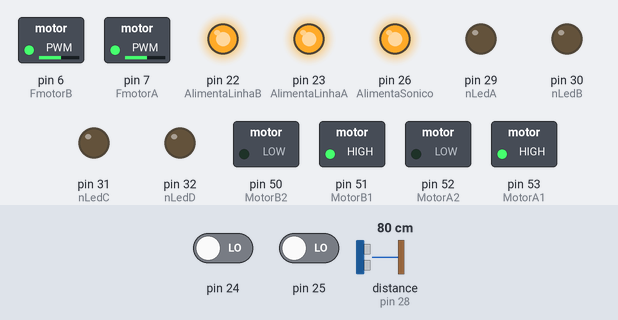
Recording of a sketch running on a simulated Arduino Mega 2560, built with avr-gcc and run on an emulated ATmega2560. Shown: switched loads named in the sketch (green lamp = pin HIGH), output pins drawn as LEDs (lit = HIGH). Dashed ring = blinking. The inputs (shaded band) are chosen by the test bench; at power-on: distance to the obstacle (sensor on pin 28) 80 cm, pin 24 LOW, pin 25 LOW. The echo pulse lasts 58.3 µs per cm.

Above: at 1.5 s.
1.6 s: distance to the obstacle (sensor on pin 28) set to 20 cm
3.1 s: distance to the obstacle (sensor on pin 28) set to 17 cm
At 3.7 s:
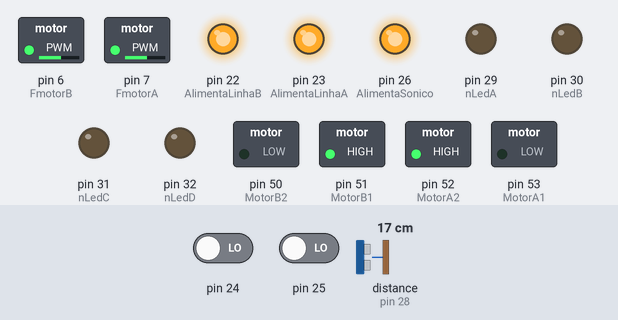
6.1 s: distance to the obstacle (sensor on pin 28) set to 35 cm
At 7.7 s:
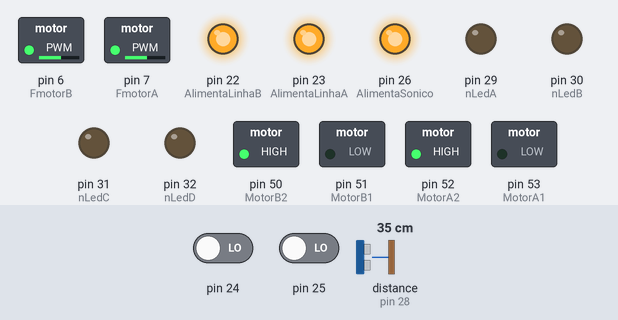
9.1 s: distance to the obstacle (sensor on pin 28) set to 2 cm
At 10.9 s:
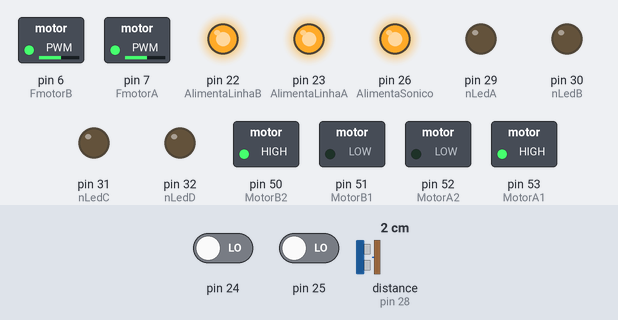
Timing chart, 0 to 13.1 s (numbered marks = the images above; inputs shaded):
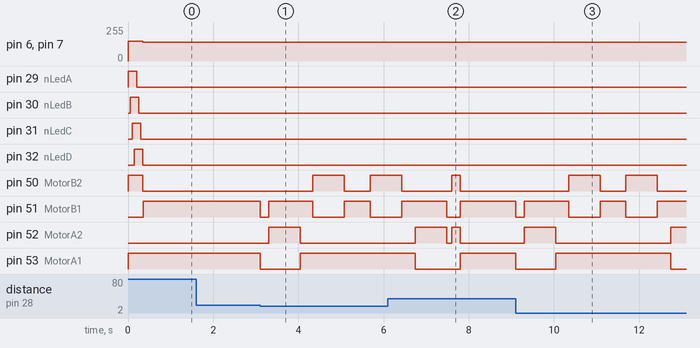

Measured:
- the behaviour switches between 19 and 18 cm on distance to the obstacle (sensor on pin 28) (found by bisection; images 0 and 1)
- after the input at 1.6 s, every drawn part: stays the same
- after the input at 3.1 s, pin 50 (MotorB2): LOW → HIGH after 1.2 s, → LOW 0.74 s later, → HIGH 0.60 s later; pin 51 (MotorB1): goes LOW 0.20 s, HIGH 1.0 s, LOW 0.74 s, HIGH 0.60 s, then LOW, starting at once; pin 52 (MotorA2): LOW → HIGH after 0.20 s, → LOW 0.74 s later; pin 53 (MotorA1): HIGH → LOW at once, → HIGH 0.94 s later
- after the input at 6.1 s, pin 52 (MotorA2): goes on until 7.8 s, then stays LOW
- after the input at 9.1 s, pin 50 (MotorB2): alternates HIGH for 0.74 s and LOW for 0.60 s, starting after 1.2 s; pin 51 (MotorB1): goes LOW 0.20 s, HIGH 1.0 s, LOW 0.74 s, HIGH 0.60 s, LOW 0.74 s, then HIGH, starting at once

The sketch:

Seguidor_De_Linha.ino
```cpp
#define Inverso 180
#define TempFrente 50
void SeguidorDeLinha(){

  if(Linha(0) & Linha(1)){
      ControlMotor(1);
  }

  if(!Linha(0) & !Linha(1)){
      ControlMotor(1);
  }


 #define delayLinha 5
 if(!Linha(0) & Linha(1)){
    while(Linha(1)){
      ControlMotor(5);
    }
    ControlMotor(4);
    delay(Inverso);
    ControlMotor(1);
    delay(TempFrente);

 }

 if(Linha(0) & !Linha(1)){

    while(Linha(0)){
      ControlMotor(4);
    }
    ControlMotor(5);
    delay(Inverso);
    ControlMotor(1);
    delay(TempFrente);

 }

  if(Linha(0) & Linha(1)){
      ControlMotor(1);
  }

  if(!Linha(0) & !Linha(1)){
     ControlMotor(1);
  }


}
```

Motores.ino
```cpp
#define MotorA1 53
#define MotorA2 52

#define MotorB1 51
#define MotorB2 50

#define FmotorA 7
#define FmotorB 6

#define VelPadrao 150
//Responsalvel por iniciar pre definiçoes dos motores
void IniciarMotores(){
  pinMode(MotorA1, OUTPUT);
  pinMode(MotorA2, OUTPUT);
  pinMode(MotorB1, OUTPUT);
  pinMode(MotorB2, OUTPUT);
  analogWrite(FmotorA, VelPadrao);
  analogWrite(FmotorB, VelPadrao);
  ControlMotor(4);
}


void ControlMotor(int Dir){
  switch(Dir){
    case 0:
      digitalWrite(MotorA1, LOW);
      digitalWrite(MotorA2, LOW);
      digitalWrite(MotorB1, LOW);
      digitalWrite(MotorB2, LOW);
      break;
    case 1:
      digitalWrite(MotorA1, HIGH);
      digitalWrite(MotorA2, LOW);
      digitalWrite(MotorB1, HIGH);
      digitalWrite(MotorB2, LOW);
      break;
    case 2:
      digitalWrite(MotorA1, HIGH);
      digitalWrite(MotorA2, LOW);
      digitalWrite(MotorB1, LOW);
      digitalWrite(MotorB2, LOW);
      break;
    case 3:
      digitalWrite(MotorA1, LOW);
      digitalWrite(MotorA2, HIGH);
      digitalWrite(MotorB1, HIGH);
      digitalWrite(MotorB2, LOW);
      break;
    case -1:
      digitalWrite(MotorA1, LOW);
      digitalWrite(MotorA2, HIGH);
      digitalWrite(MotorB1, LOW);
      digitalWrite(MotorB2, HIGH);
      break;
    case 4:
      digitalWrite(MotorA1, HIGH);
      digitalWrite(MotorA2, LOW);
      digitalWrite(MotorB1, LOW);
      digitalWrite(MotorB2, HIGH);
      break;
    case 5:
      digitalWrite(MotorA1, LOW);
      digitalWrite(MotorA2, HIGH);
      digitalWrite(MotorB1, HIGH);
      digitalWrite(MotorB2, LOW);
      break;

  }

}


void Fmotor(int f){
  analogWrite(FmotorA, f);
  analogWrite(FmotorB, f);


}
```

Obstaculo.ino
```cpp
#define ObsMaxDistancia 18
void Obstaculo(){
  if(Sonico() <= ObsMaxDistancia){
    ControlMotor(0);
    delay(200);
    ControlMotor(5);
    delay(740);
    ControlMotor(1);
    delay(300);
    ControlMotor(4);
    delay(740);
    ControlMotor(1);
    delay(600);
    ControlMotor(4);
    delay(740);
    ControlMotor(1);
    delay(320);
    ControlMotor(5);
    delay(740);
    ControlMotor(0);
    delay(120);
    ControlMotor(-1);
    delay(200);
    ControlMotor(0);
  }
}
```

Scarlet.ino
```cpp
//Responsavel pelo sensor ultrasonico
#include <Ultrasonic.h>
#define Trigger 27
#define Echo 28
#define AlimentaSonico 26
Ultrasonic ultrasonic(Trigger, Echo);
//-----------------------------------
int vermelho = 7.54;
#define AlimentaLinhaA  23
#define AlimentaLinhaB  22
#define LinhaA 25
#define LinhaB 26

void setup() {

  Alimentacoes();
  IniciarMotores();
  Linha(1);
  Linha(0);;
  IniciarLeds();
  ControlMotor(0);
  Fmotor(140);


}

void loop() {
 Obstaculo();
 SeguidorDeLinha();


}


//Responsalvel por alimentações externas pelas portas digitais
void Alimentacoes(){
  pinMode(AlimentaLinhaA,OUTPUT);
  pinMode(AlimentaLinhaB,OUTPUT);


  digitalWrite(AlimentaLinhaA, LOW);
  digitalWrite(AlimentaLinhaB, LOW);


  pinMode(AlimentaSonico,OUTPUT);
  digitalWrite(AlimentaSonico,HIGH);

}
```

Sensores.ino
```cpp
//Void responsavel por controlar os sensores de refletancia e retorna um valor de 0 ou 1
int Linha(int Sens){
  switch(Sens){
    case 1:
      digitalWrite(AlimentaLinhaA, HIGH);
      return digitalRead(25);

      break;
    case 0:
      digitalWrite(AlimentaLinhaB, HIGH);
      return digitalRead(24);

      break;

  }

}


//---------- Sensor UltraSonico -------------
float Sonico(){

   return ultrasonic.convert(ultrasonic.timing(),Ultrasonic::CM);

}

//---------- Sensor UltraSonico -------------

//--- ---- ---- ---- ---- ---- ---- ---- ----


//------------- Iniciar Leds ----------------
#define nLedA 29
#define nLedB 30
#define nLedC 31
#define nLedD 32
#define ledDelay 50
void IniciarLeds(){
  pinMode(nLedA, OUTPUT);
  pinMode(nLedB, OUTPUT);
  pinMode(nLedC, OUTPUT);
  pinMode(nLedD, OUTPUT);
//----------------------//
  digitalWrite(nLedA, HIGH);
  delay(ledDelay);
  digitalWrite(nLedB, HIGH);
  delay(ledDelay);
  digitalWrite(nLedC, HIGH);
  delay(ledDelay);
  digitalWrite(nLedD, HIGH);
  delay(ledDelay);
  digitalWrite(nLedA, LOW);
  delay(ledDelay);
  digitalWrite(nLedB, LOW);
  delay(ledDelay);
  digitalWrite(nLedC, LOW);
  delay(ledDelay);
  digitalWrite(nLedD, LOW);

}
```
